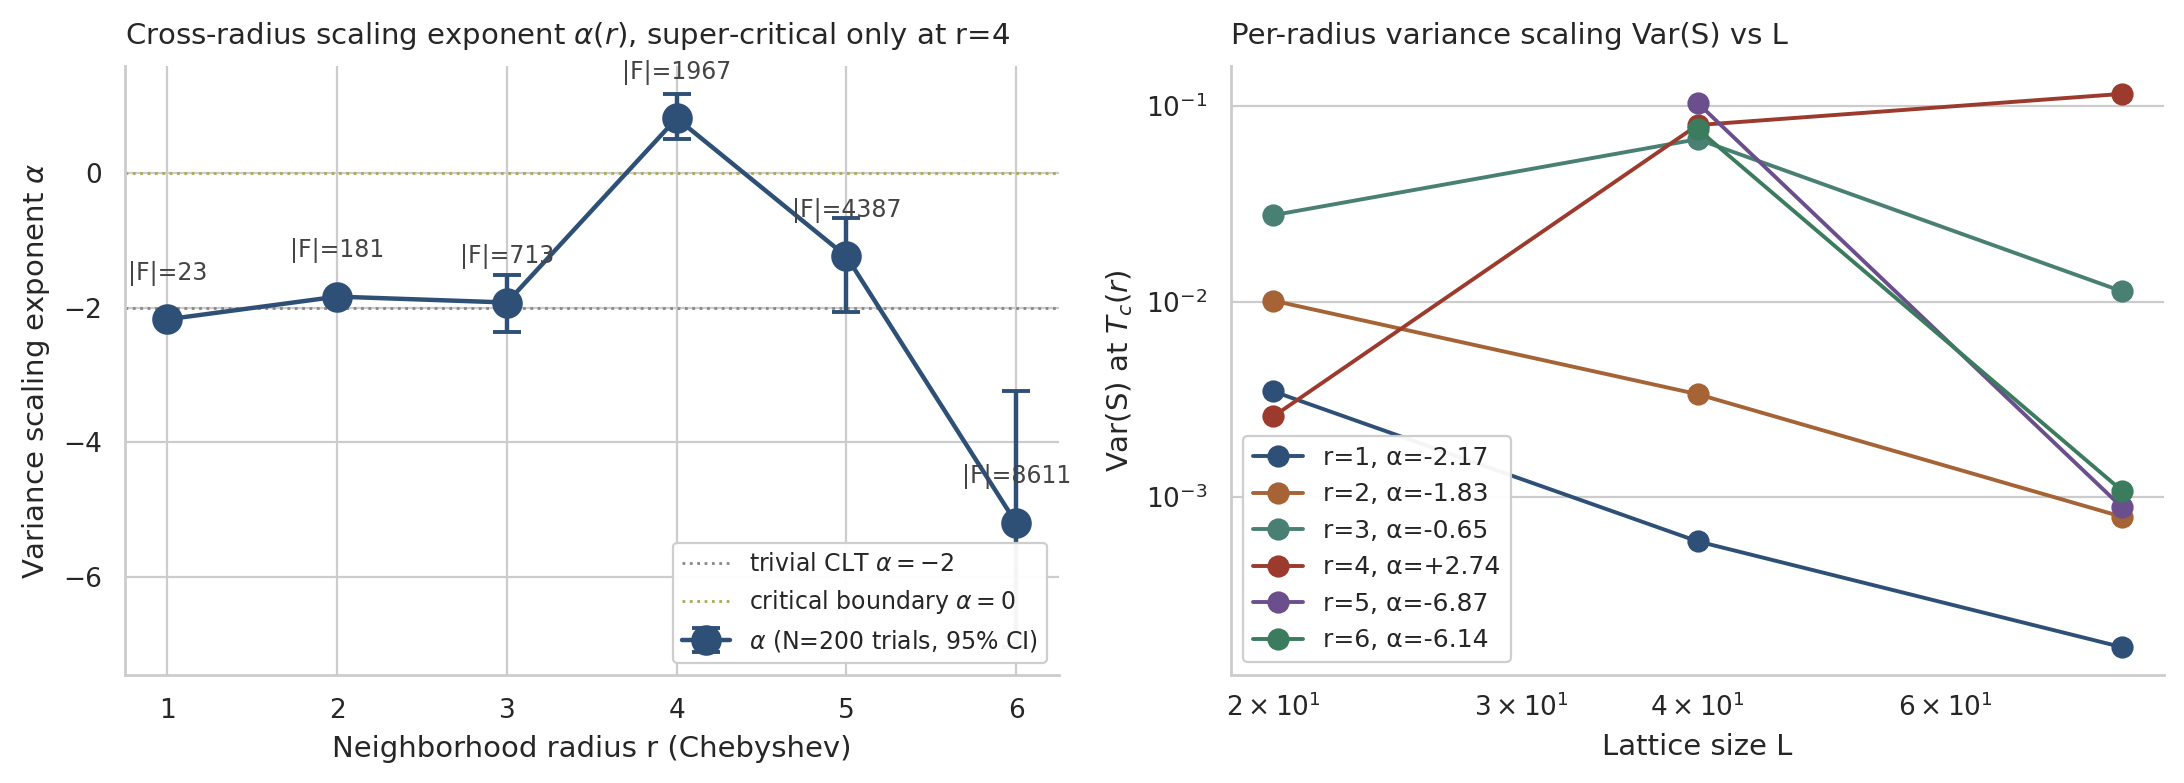

Recreate this plot in Python.
"""Cross-radius variance scaling exponent α(r) for the Schelling FSS study.

α < -2.0 = trivial CLT averaging (sub-critical, L^-2).
α ≈ -2.0 = exact CLT, marginal.
α > -2.0 (less negative) = anomalous / possibly critical scaling.
"""
import numpy as np
import matplotlib.pyplot as plt
import seaborn as sns
from pathlib import Path

sns.set_theme(style="whitegrid", context="paper")
plt.rcParams.update({
    "font.family": "DejaVu Sans",
    "font.size": 9.5,
    "axes.titlesize": 10.5,
    "axes.labelsize": 10.5,
    "xtick.labelsize": 9.5,
    "ytick.labelsize": 9.5,
    "legend.fontsize": 9,
})

ROOT = Path("/Users/mrifaki/Projects/schelling-model-finite-size-scaling")
DEST = ROOT / "figures" / "cross_radius_alpha.png"

# Pull radius=1 and radius=2 from prior CI runs (Moore baseline + Chebyshev r=2)
d12 = np.load(ROOT / "outputs/ci_experiments/radius2-results/radius2_results.npz", allow_pickle=True)
records = [
    {"r": 1, "k": 8,  "F": 23,   "Tc": float(d12["Tc_R1"]), "alpha": float(d12["alpha_R1"]),
     "vars": list(d12["var_R1"]), "L_fss": list(d12["L_fss"])},
    {"r": 2, "k": 24, "F": 181,  "Tc": float(d12["Tc_R2"]), "alpha": float(d12["alpha_R2"]),
     "vars": list(d12["var_R2"]), "L_fss": list(d12["L_fss"])},
]

# Pull r >= 3 from multiradius runs as they appear
for r in (3, 4, 5, 6):
    p = ROOT / f"outputs/data/multiradius_R{r}.npz"
    if not p.exists():
        continue
    dr = np.load(p, allow_pickle=True)
    records.append({
        "r": r, "k": int(dr["k"]), "F": int(dr["F_k_size"]),
        "Tc": float(dr["T_c"]), "alpha": float(dr["alpha"]),
        "vars": list(dr["variances"]), "L_fss": list(dr["L_fss"]),
    })

records.sort(key=lambda x: x["r"])

# Pull tightened (N=200, bootstrap CI) per-radius α and overlay
for rec in records:
    r = rec["r"]
    p = ROOT / f"outputs/data/r{r}_tight.npz"
    if p.exists():
        dt = np.load(p, allow_pickle=True)
        rec["alpha_tight"] = float(dt["alpha_mean"])
        rec["alpha_tight_lo"] = float(dt["alpha_lo"])
        rec["alpha_tight_hi"] = float(dt["alpha_hi"])
    else:
        rec["alpha_tight"] = rec["alpha"]
        rec["alpha_tight_lo"] = rec["alpha"]
        rec["alpha_tight_hi"] = rec["alpha"]

# Compute apples-to-apples alphas using only common L_fss = [40, 80] across all radii.
# Some radii sampled L=20 too; drop it for fair comparison.
def alpha_on_L(rec, L_target=(40.0, 80.0)):
    L = np.array(rec["L_fss"], dtype=float)
    V = np.array(rec["vars"])
    mask = np.isin(L, L_target)
    if mask.sum() < 2:
        return rec["alpha"]
    return float(np.polyfit(np.log(L[mask]), np.log(V[mask]), 1)[0])

for rec in records:
    rec["alpha_L4080"] = alpha_on_L(rec)

# Plot α(r) with criticality threshold
fig, axes = plt.subplots(1, 2, figsize=(11, 4.0), dpi=200)

# Left: α(r), both full-grid and apples-to-apples [40,80] only
ax = axes[0]
rs = [rec["r"] for rec in records]
alphas = [rec["alpha"] for rec in records]
alphas_4080 = [rec["alpha_L4080"] for rec in records]
labels = [f"|F|={rec['F']}" for rec in records]
ax.axhline(-2.0, color="#888", linestyle=":", linewidth=1.0, label=r"trivial CLT $\alpha = -2$")
ax.axhline(0.0,  color="#aa5", linestyle=":", linewidth=1.0, label=r"critical boundary $\alpha = 0$")

# Tightened (N=200, bootstrap) α with error bars where available
alphas_tight = [rec.get("alpha_tight", rec["alpha"]) for rec in records]
yerr_lo = [rec.get("alpha_tight", rec["alpha"]) - rec.get("alpha_tight_lo", rec["alpha"]) for rec in records]
yerr_hi = [rec.get("alpha_tight_hi", rec["alpha"]) - rec.get("alpha_tight", rec["alpha"]) for rec in records]
ax.errorbar(rs, alphas_tight, yerr=[yerr_lo, yerr_hi], fmt="o-", color="#2E5077",
            linewidth=1.6, markersize=10, capsize=5, capthick=1.4,
            label=r"$\alpha$ (N=200 trials, 95% CI)")
for r, a, lab in zip(rs, alphas_tight, labels):
    ax.text(r, a + 0.5, lab, ha="center", va="bottom", fontsize=8.5, color="#444")
ax.set_xlabel("Neighborhood radius r (Chebyshev)")
ax.set_ylabel(r"Variance scaling exponent $\alpha$")
ax.set_title(r"Cross-radius scaling exponent $\alpha(r)$, super-critical only at r=4",
             loc="left", pad=8, fontsize=10.5)
ax.set_xticks(rs)
ax.legend(loc="lower right", framealpha=0.95, fontsize=8.5)

# Right: log-log Var(L) per radius
ax = axes[1]
colors = ["#2E5077", "#A56336", "#4A8074", "#9B3A2D", "#6B4F8C", "#3B7B5E"]
for c, rec in zip(colors, records):
    L = np.array(rec["L_fss"], dtype=float)
    V = np.array(rec["vars"])
    ax.loglog(L, V, "o-", color=c, label=f"r={rec['r']}, α={rec['alpha']:+.2f}",
              linewidth=1.4, markersize=7)
ax.set_xlabel("Lattice size L")
ax.set_ylabel("Var(S) at $T_c(r)$")
ax.set_title(r"Per-radius variance scaling Var(S) vs L", loc="left", pad=8, fontsize=10.5)
ax.legend(loc="lower left", framealpha=0.95)

for ax in axes:
    for spine in ("top", "right"):
        ax.spines[spine].set_visible(False)

plt.tight_layout()
plt.savefig(DEST, dpi=200, bbox_inches="tight")
print(f"Wrote {DEST}")
print(f"Records ({len(records)} radii):")
for rec in records:
    print(f"  r={rec['r']} k={rec['k']} |F|={rec['F']} T_c={rec['Tc']:.4f} alpha={rec['alpha']:+.4f}")
